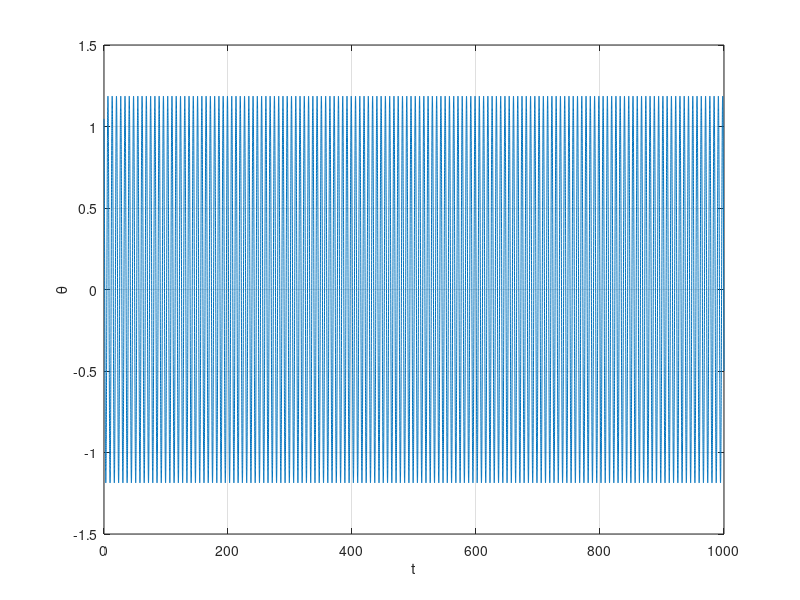

The MATLAB source for this figure:
close all;clear;clc;
h = 0.02;
epsilon = 10^(-6);
t = 0:h:1000;
yz = [pi / 3;-1 / 2]; 
for i = t(1:end - 1)
    y0 = yz(1,end) + h * yz(2,end);
    z0 = yz(2,end) - h * sin(yz(1,end));
    y = yz(1,end) + h / 2 * (yz(2,end) + z0);
    z = yz(2,end) - h / 2 * (sin(yz(1,end)) + sin(y));
    while norm([y - y0;z - z0],inf) > epsilon
        y0 = y;
        z0 = z;
        y = yz(1,end) + h / 2 * (yz(2,end) + z0);
        z = yz(2,end) - h / 2 * (sin(yz(1,end)) + sin(y));
    end
    yz(:,end + 1) = [y;z];
end
plot(t,yz(1,:));
grid on;
xlabel('t');
ylabel('\theta','Interpreter','tex');